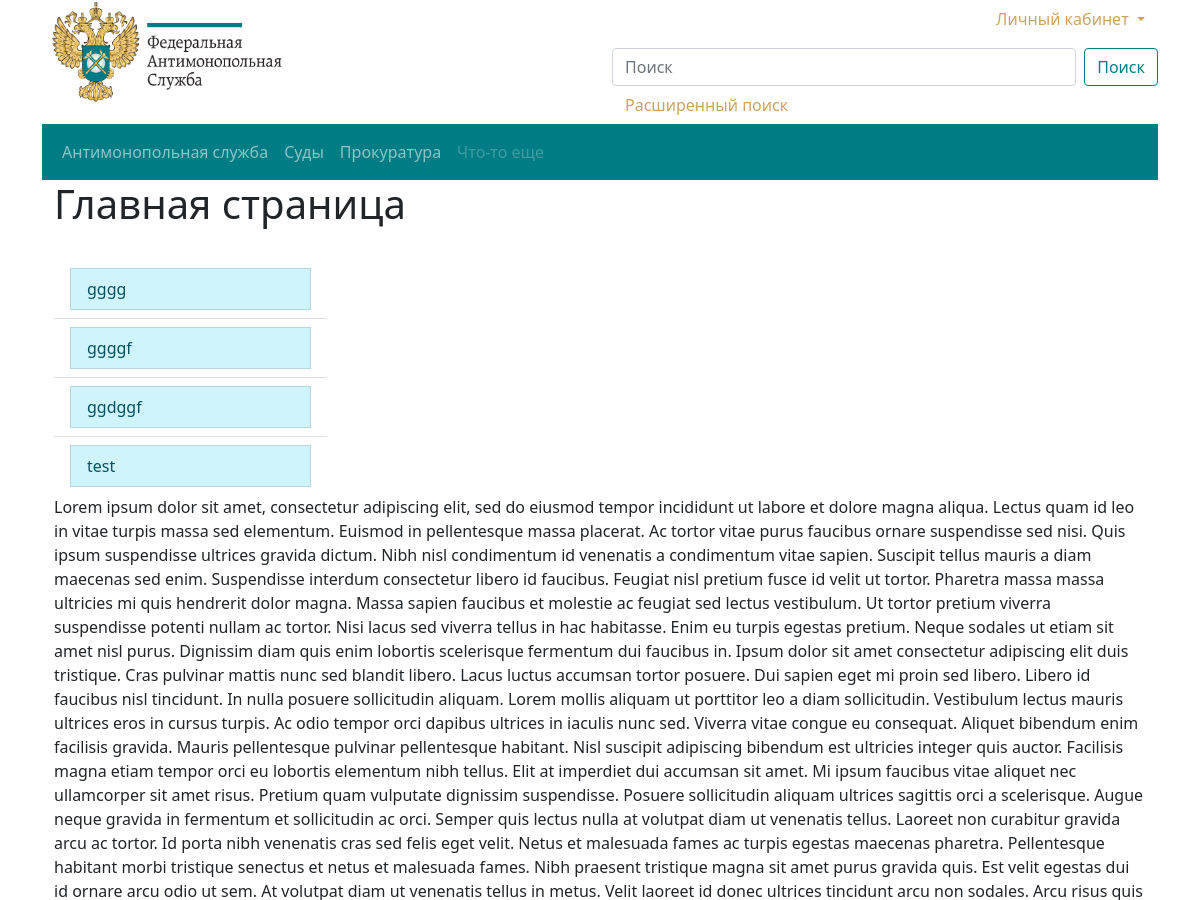
The app's page / (upper part), older data.
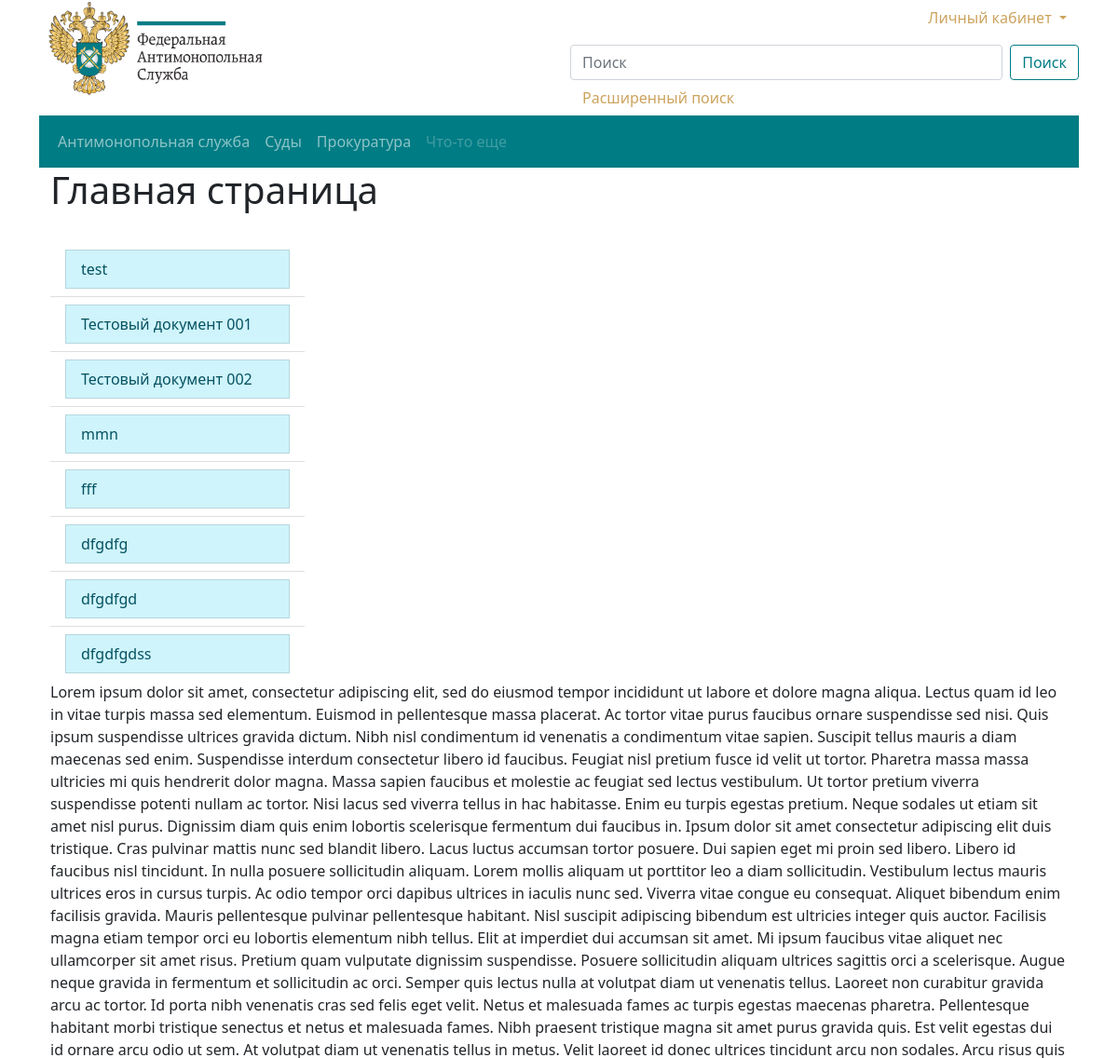
The same page, newer data.
### base/models.py (models this page shows, shortened)
class Document(models.Model):
    title = models.CharField(verbose_name="Заголовок", max_length=250)
    slug = models.SlugField("Ссылка", max_length=250, unique=True)
    user = models.ForeignKey(User,
                             verbose_name="Пользователь",
                             on_delete=models.CASCADE)
    category = models.ForeignKey(
        Category, verbose_name="Категория", related_name="categories",
        on_delete=models.CASCADE)
    law = models.ManyToManyField(
        Law, verbose_name="Закон",
        blank=True)
    text = models.TextField(verbose_name="Текст", blank=True, null=True)
    date_create = models.DateTimeField(
        auto_now_add=True, verbose_name="Дата создания")
    date_update = models.DateTimeField(
        auto_now=True, verbose_name="Дата обновления")
    class Meta:
        verbose_name = "Документ"
        verbose_name_plural = "Документы"

### base/views.py (the view)
# urls.py: path('', views.DocumentListView.as_view(), name="home"),
class DocumentListView(ListView):
    template_name = 'base/index.html'
    context_object_name = 'documents_list'
    def get_queryset(self):
        return Document.objects.order_by('date_create')

### base/templates/base/index.html (shortened to what this page needs)
{% extends 'base.html' %}
{% load static %}
{% block content %}
            <h1>Главная страница</h1> <br>
            <ul class="list-group list-group-flush col-sm-3">
                {% for document in documents_list %}
                <li class="list-group-item" >
                  <a class="list-group-item list-group-item-action list-group-item-info" href="/document/{{document.slug}}/" >
                    {{ document.title }}
                  </a>
                  </li>
                  {% endfor %}
                </ul>
{% endblock content %}

### base/templates/base.html (shortened to what this page needs)
{% load static %}
<!DOCTYPE html>
<html>
<head>
<link rel="stylesheet" href="{% static '/css/bootstrap.min.css' %}"  type="text/css" />
<link rel="stylesheet" href="{% static '/css/style.css' %}"  type="text/css" />
</head>
<body>
    {% include 'include/header.html' %}
        <div class="container">
            <div class="row">
                <div class="col-sm-12">
                {% block content %}
                {% endblock content %} </div></div></div>
</body>
</html>

### base/templates/include/header.html (shortened to what this page needs)
{% load static %}
<div class="container">
  <div class="row" >
    <div class="col-sm-6">
      <a class="navbar-brand" href="/admin">
        <img src="{% static '/logo.png' %}" alt="" width="250" height="110">
      </a>
    </div>
    <div class="col-sm-6">
      <ul class="nav position-relative">
        {% if request.user.is_authenticated %}
          <li class="nav-item dropdown position-absolute top-0 end-0">
            <a class="nav-link dropdown-toggle" href="#" id="navbarScrollingDropdown" role="button" data-bs-toggle="dropdown" aria-expanded="false" style="color: #cca35d;">
              {{ user.username }}
            </a>
            <ul class="dropdown-menu" aria-labelledby="navbarScrollingDropdown">
              <li><a class="dropdown-item" href=" {% url 'createcategory' %} ">Добавить категорию</a></li>
              {% comment %}
              <li><a class="dropdown-item" href="{% url 'createlaw' %} ">Добавить закон</a> </li>
              {% endcomment %}
                 <li><a class="dropdown-item" href="{% url 'createdocument' %} ">Добавить документ</a></li>
              <li><a class="dropdown-item" href="">Добавить </a></li>
              <li><hr class="dropdown-divider"></li>
              <li>
                <form action="{% url 'logoutuser' %}" method="POST">
                  {% csrf_token %}
                  <li><button type="submit" class="btn btn-light">Выйти</button></li>
                </form>
              </li>
            </ul>
          </li>
        {% else %}
          <li class="nav-item dropdown position-absolute top-0 end-0">
            <a class="btn dropdown-toggle" href="#" role="button" id="dropdownMenuLink" data-bs-toggle="dropdown" aria-expanded="false" style="color: #cca35d;">
              Личный кабинет
            </a>
          </li>
        {% endif %}
      </ul>
    <div class="col-sm"> </div>
    <div class="col-sm"> </div>
    <div class="col-sm">
      <form class="d-flex">
        <input class="form-control me-2" type="search" placeholder="Поиск" aria-label="Поиск">
        <button class="btn btn-outline-success" type="submit">Поиск</button>
      </form>
      <a class="btn" href="#" role="button"aria-expanded="false" style="color: #cca35d;">
        Расширенный поиск
      </a>
    </div>
  </div>
</div>
<nav class="navbar navbar-expand-lg navbar-dark"  style="color:#cca35d; background-color:#007c84;">
  <div class="container-md">
    <ul class="navbar-nav mr-auto mb-3 mb-lg-0">
      <li class="nav-item dropdown">
        <a class="nav-link dropbtn" href="/" id="navbarDropdown" role="button" data-bs-toggle="dropdown" aria-expanded="false">
          Антимонопольная служба
        </a>
      </li>
      <li class="nav-item">
        <a class="nav-link" aria-current="page" href="/">Суды</a>
      </li>
      <li class="nav-item">
        <a class="nav-link" href="/">Прокуратура</a>
      </li>
      <li class="nav-item">
        <a class="nav-link disabled" href="#" tabindex="-1" aria-disabled="true">Что-то еще</a>
      </li>
    </ul>
  </div>
</nav>

### static/css/style.css (style rules this page uses)
.dropbtn { color: white; border: none; cursor: pointer; }
.dropdown { position: relative; display: inline-block; }

Row changes from the older to the newer data that the page shows:
removed Document: title "gggg"
removed Document: title "ggggf"
removed Document: title "ggdggf"
added Document: title "Тестовый документ 001"
added Document: title "Тестовый документ 002"
added Document: title "mmn"
added Document: title "fff"
added Document: title "dfgdfg"
added Document: title "dfgdfgd"
added Document: title "dfgdfgdss"
